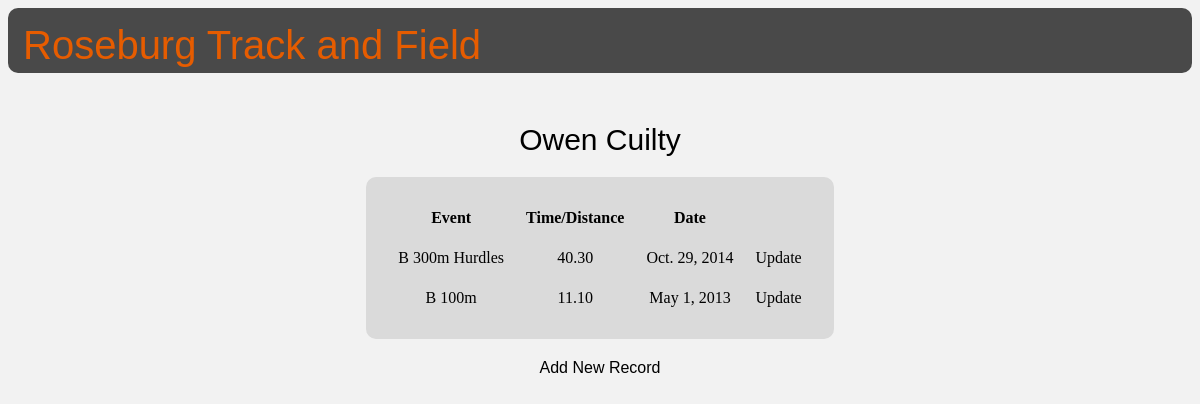
Screenshot of /track/2/ with the database file from the repository.
### track/models.py (models this page shows, shortened)
class Athlete(models.Model):
	FRESHMAN = 'FR'
	SOPHOMORE = 'SO'
	JUNIOR = 'JR'
	SENIOR = 'SR'
	CHOICES = (
		(FRESHMAN, 'Freshman'),
		(SOPHOMORE, 'Sophomore'),
		(JUNIOR, 'Junior'),
		(SENIOR, 'Senior'),
	)
	BOY = 'B'
	GIRL = 'G'
	OPTIONS = (
		(BOY, 'Boy'),
		(GIRL, 'Girl'),
	)
	gender = models.CharField(max_length=1, choices=OPTIONS, null=False)
	year = models.CharField(max_length=2, choices=CHOICES, default=FRESHMAN)
	first_name = models.CharField(max_length=20, null=False)
	last_name = models.CharField(max_length=20, null=False)
	class Meta:
		unique_together = ('first_name', 'last_name')

class Record(models.Model):
	event_name = models.ForeignKey(Event, default=1)
	athlete = models.ForeignKey(Athlete, default=1)
	time_dist = models.DecimalField('Time/Distance', decimal_places=2, max_digits=5)
	date = models.DateField()
	class Meta:
		unique_together = ('event_name', 'athlete')

class Event(models.Model):
	def __str__(self):
		return (self.gender + ' ' + self.event_name)
	BOYS = 'B'
	GIRLS = 'G'
	CHOICES = (
		(BOYS, 'Boys'),
		(GIRLS, 'Girls'),
	)
	gender = models.CharField(max_length=1, choices=CHOICES, null=False)
	event_name = models.CharField(max_length=20, null=False)
	class Meta:
		unique_together = ('event_name', 'gender')

### track/views.py (the view)
# urls.py: url(r'^(?P<athlete_id>\d+)/', views.AthleteProfile, name='athlete_profile'),
def AthleteProfile(request, athlete_id):
	records = Record.objects.filter(athlete=athlete_id)
	athlete = Athlete.objects.filter(pk=athlete_id)
	return render(request, 'track/athlete_profile.html', { 'records' : records, 'athlete' : athlete })

### track/templates/track/athlete_profile.html (shortened to what this page needs)
{% load staticfiles %}
<link rel="stylesheet" type="text/css" href="{% static 'track/profile.css' %}" />
<link rel="stylesheet" type="text/css" href="{% static 'track/index.css' %}" />
<div id="top_bar">
  <head>
      <p class="page_title">Roseburg Track and Field</p>
  </head>
</div>
<body>
  <table>
    <caption>
      {% for a in athlete %}
        <p class="heading">{{ a.first_name }} {{ a.last_name }}</p>
      {% endfor %}
    </caption>
    <tr>
      <th>Event</th>
      <th>Time/Distance</th>
      <th>Date</th>
  {% for record in records %}
    <tr>
      <td><a href="{% url 'track:event_profile' record.event_name.id %}">{{ record.event_name }}</a></td>
      <td>{{ record.time_dist }}</td>
      <td>{{ record.date }}</td>
      <td><a href="{% url 'track:record_update_form' pk=record.id %}">Update</a></td>
  {% endfor %}
  </table>
</body>
<div id="update_link">
  {% for a in athlete %}
    <a href="{% url 'track:record_create_form' pk=a.id%}">Add New Record</a>
  {% endfor %}
</div>

### track/static/track/profile.css (style rules this page uses)
table { background-color: #DADADA; font-family: Arial; text-align: center; padding: 20px; position: relative; top: 30px; margin-left: auto; margin-right: auto; border-radius: 10px; }
th, tr, td { text-align: center; padding: 10px; font-size: 16px; font-family: Tahoma; }
#update_link { font-family: Arial; font-size: 16px; padding-top: 50px; font-family: Arial; text-align: center; position: relative; margin-left: auto; margin-right: auto; }

### track/static/track/index.css (style rules this page uses)
#top_bar { background-color: #494949; height: 65px; border-radius: 10px; text-align: left; }
p.page_title { font-family: Arial; font-size: 40px; color: #E65C00; padding-left: 15px; padding-top: 15px; white-space: nowrap; overflow: hidden; }
p.heading { color: #000000; font-size: 30px; font-family: Arial; text-align: center; padding: 20px; margin: 0px; }
body { background-color: #F2F2F2; }
a:link { color: #000000; text-decoration: none; }

### rows the page displays
Athlete: first_name "Owen", last_name "Cuilty"
Record: event_name "B 300m Hurdles", time_dist "40.30", date "Oct. 29, 2014"
Record: event_name "B 100m", time_dist "11.10", date "May 1, 2013"
